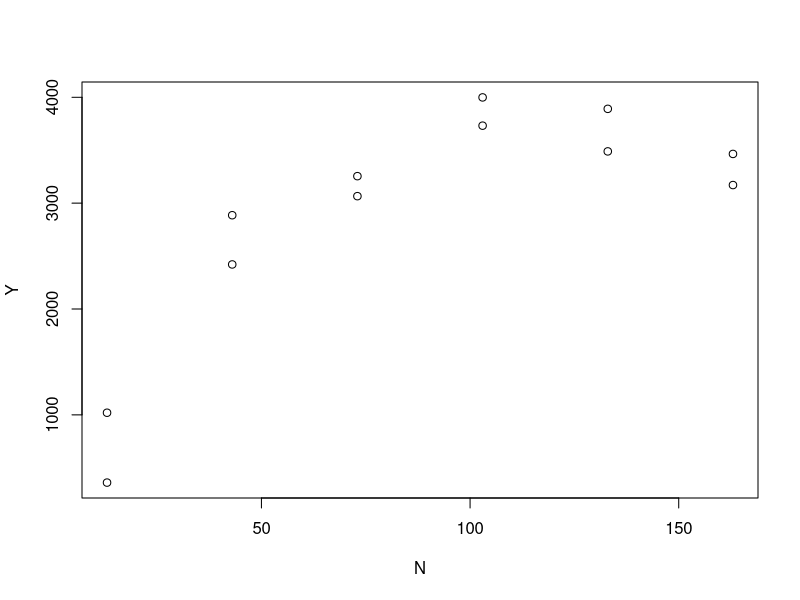

Source code (R): (Note: this script raises an error after producing the figure.)
# Finding optimum for a translog function
# Example 2.1 from Jauregui and Sain (1992), p. 11
df <- data.frame(NX = c(0,30,60, 90, 120, 150, 0, 30, 60, 90, 120, 150),
                 Y = c(360, 2886, 3066, 3999, 3891, 3171, 1020, 2421, 3255, 3732, 3489, 3465))

df$N <- df$NX+13 # 13 is the N in the soil
df$N2 <- df$N*df$N
df$logY <- log(df$Y)
df$logN <- log(df$N)
df$logN2 <- df$logN*df$logN

plot(Y~N, data = df)
lines(df$N, predict(OLS), col = "red")

# OLS
OLS <- lm(Y ~ N + N2, data =df)
summary(OLS)

# Translog
TRA <- lm(logY ~logN + logN2, data = df)
summary(TRA)

# Funtion with linearlised translog and MPP (first derivative)
MPP_f <- function(N){
  logY <-coef(TRA)[1]+coef(TRA)[2]*log(N) + coef(TRA)[3]*log(N)*log(N)
  Y = exp(logY)
  MPP = (coef(TRA)[2]+2*coef(TRA)[3]*log(N))*(Y/N)-9.6 # 9.6 is the N/maize price ratio.
  return(MPP)
}

# Find point where MPP = 0
MPP <- uniroot(MPP_f, c(10, 500))

# Solution is 82.4, which is the same as 69 (82.4 -13) on p. 46
MPP[[1]]-13

# Optimum/maximum of translog function can also be found.
translog_f <- function(N){
  logY <-coef(TRA)[1]+coef(TRA)[2]*log(N) + coef(TRA)[3]*log(N)*log(N)
  Y = exp(logY)
  return(Y)
}

library(optimx)
optimx(90, translog)
